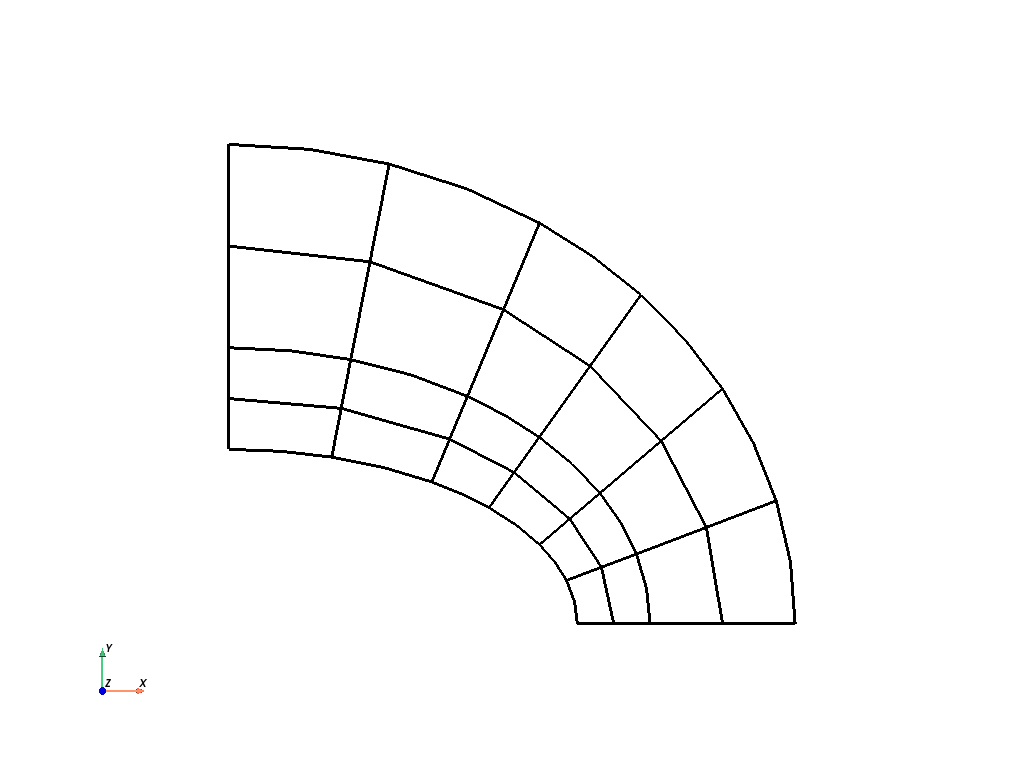

Here is the Python script that generated this plot:
import getfem as gf
import numpy as np
import pyvista as pv

pv.set_plot_theme("document")

mesh = gf.Mesh("empty", 2)
gt = gf.GeoTrans("GT_Q2_INCOMPLETE(2)")
x = [
    2.12968779,
    1.78302097,
    2.0,
    2.41700006,
    1.16499996,
    1.36939037,
    0.0,
    0.0,
    2.83276558,
    3.25,
    1.78299999,
    0.0,
    1.95635438,
    1.93760836,
    2.20849991,
    2.33895946,
    1.26719522,
    0.699454725,
    0.0,
    0.590530932,
    2.48122668,
    2.83349991,
    3.14145494,
    1.57619524,
    1.78156114,
    2.36494803,
    0.920210361,
    0.0,
    1.49321365,
    2.13828373,
    0.644992828,
    2.7402072,
    2.07325459,
    0.809832573,
    1.63738739,
    2.04302096,
    2.04731894,
    2.23862171,
    2.25020337,
    1.86968768,
    1.87159467,
    2.03794599,
    2.17339182,
    2.31274986,
    2.39741039,
    1.98434079,
    2.10424995,
    1.21609759,
    0.956094027,
    0.61776185,
    0.889270782,
    1.31829286,
    1.04687166,
    0.672223806,
    0.322496414,
    0.0,
    0.298612624,
    0.353529572,
    0.0,
    2.65699625,
    2.61071682,
    2.94083118,
    3.01119447,
    2.30545712,
    2.53958321,
    2.78685355,
    3.04174995,
    3.22274947,
    2.62524986,
    1.67959762,
    1.82472491,
    2.21910143,
    2.08827782,
    1.47279274,
    1.58562696,
    1.92740786,
    2.27724075,
    2.61824918,
    1.97093856,
    1.19301391,
    0.754643679,
    1.36630476,
    0.865021467,
    0.404916286,
    0.0,
    0.464885771,
    0.0,
    1.45229125,
    1.70947433,
    1.33727348,
    1.56530046,
    1.79687095,
    1.65181267,
]
y = [
    0.748563945,
    0.453000009,
    0.0,
    0.0,
    0.812830687,
    1.30441773,
    1.58299994,
    1.0,
    1.34800005,
    0.0,
    2.29920578,
    2.75,
    0.600781977,
    0.24782756,
    0.0,
    0.399010003,
    1.05862427,
    1.51526558,
    1.29149997,
    0.955415249,
    1.04828203,
    0.0,
    0.704780996,
    1.80181181,
    1.06977248,
    1.88628185,
    2.63746476,
    2.16650009,
    0.66526556,
    0.323418766,
    1.23534048,
    0.551895499,
    1.47802711,
    2.07636523,
    0.867518961,
    0.674672961,
    0.462100387,
    0.361214399,
    0.577865005,
    0.526890993,
    0.352538496,
    0.285623163,
    0.161709383,
    0.0,
    0.201135173,
    0.124891631,
    0.0,
    0.935727477,
    1.14698243,
    1.09537792,
    0.89571166,
    1.18152106,
    1.42680883,
    1.37530303,
    1.26342022,
    1.14575005,
    0.988790989,
    1.56597483,
    1.43725002,
    1.19814098,
    0.800088763,
    0.628338218,
    1.03466594,
    0.898422956,
    0.475452751,
    0.27594775,
    0.0,
    0.355370194,
    0.0,
    2.05050874,
    1.63991952,
    1.68215442,
    2.10717726,
    1.55311477,
    1.19474387,
    1.27389979,
    1.26315451,
    1.62920785,
    0.91628772,
    1.93908858,
    1.79581547,
    2.49518013,
    2.356915,
    2.12143278,
    1.87475002,
    2.7217207,
    2.45825005,
    0.963071585,
    0.968645692,
    0.743589222,
    0.766392231,
    0.734150469,
    0.563807368,
]
mesh.add_convex(
    gt,
    [
        [x[0], x[35], x[12], x[38], x[36], x[15], x[37], x[29]],
        [y[0], y[35], y[12], y[38], y[36], y[15], y[37], y[29]],
    ],
)
mesh.add_convex(
    gt,
    [
        [x[12], x[39], x[1], x[36], x[40], x[29], x[41], x[13]],
        [y[12], y[39], y[1], y[36], y[40], y[29], y[41], y[13]],
    ],
)
mesh.add_convex(
    gt,
    [
        [x[15], x[37], x[29], x[44], x[42], x[3], x[43], x[14]],
        [y[15], y[37], y[29], y[44], y[42], y[3], y[43], y[14]],
    ],
)
mesh.add_convex(
    gt,
    [
        [x[29], x[41], x[13], x[42], x[45], x[14], x[46], x[2]],
        [y[29], y[41], y[13], y[42], y[45], y[14], y[46], y[2]],
    ],
)
mesh.add_convex(
    gt,
    [
        [x[4], x[47], x[16], x[50], x[48], x[19], x[49], x[30]],
        [y[4], y[47], y[16], y[50], y[48], y[19], y[49], y[30]],
    ],
)
mesh.add_convex(
    gt,
    [
        [x[16], x[51], x[5], x[48], x[52], x[30], x[53], x[17]],
        [y[16], y[51], y[5], y[48], y[52], y[30], y[53], y[17]],
    ],
)
mesh.add_convex(
    gt,
    [
        [x[19], x[49], x[30], x[56], x[54], x[7], x[55], x[18]],
        [y[19], y[49], y[30], y[56], y[54], y[7], y[55], y[18]],
    ],
)
mesh.add_convex(
    gt,
    [
        [x[30], x[53], x[17], x[54], x[57], x[18], x[58], x[6]],
        [y[30], y[53], y[17], y[54], y[57], y[18], y[58], y[6]],
    ],
)
mesh.add_convex(
    gt,
    [
        [x[8], x[59], x[20], x[62], x[60], x[22], x[61], x[31]],
        [y[8], y[59], y[20], y[62], y[60], y[22], y[61], y[31]],
    ],
)
mesh.add_convex(
    gt,
    [
        [x[20], x[63], x[0], x[60], x[38], x[31], x[64], x[15]],
        [y[20], y[63], y[0], y[60], y[38], y[31], y[64], y[15]],
    ],
)
mesh.add_convex(
    gt,
    [
        [x[22], x[61], x[31], x[67], x[65], x[9], x[66], x[21]],
        [y[22], y[61], y[31], y[67], y[65], y[9], y[66], y[21]],
    ],
)
mesh.add_convex(
    gt,
    [
        [x[31], x[64], x[15], x[65], x[44], x[21], x[68], x[3]],
        [y[31], y[64], y[15], y[65], y[44], y[21], y[68], y[3]],
    ],
)
mesh.add_convex(
    gt,
    [
        [x[10], x[69], x[23], x[72], x[70], x[25], x[71], x[32]],
        [y[10], y[69], y[23], y[72], y[70], y[25], y[71], y[32]],
    ],
)
mesh.add_convex(
    gt,
    [
        [x[23], x[73], x[5], x[70], x[74], x[32], x[75], x[24]],
        [y[23], y[73], y[5], y[70], y[74], y[32], y[75], y[24]],
    ],
)
mesh.add_convex(
    gt,
    [
        [x[25], x[71], x[32], x[77], x[76], x[8], x[59], x[20]],
        [y[25], y[71], y[32], y[77], y[76], y[8], y[59], y[20]],
    ],
)
mesh.add_convex(
    gt,
    [
        [x[32], x[75], x[24], x[76], x[78], x[20], x[63], x[0]],
        [y[32], y[75], y[24], y[76], y[78], y[20], y[63], y[0]],
    ],
)
mesh.add_convex(
    gt,
    [
        [x[5], x[73], x[23], x[52], x[79], x[17], x[80], x[33]],
        [y[5], y[73], y[23], y[52], y[79], y[17], y[80], y[33]],
    ],
)
mesh.add_convex(
    gt,
    [
        [x[23], x[69], x[10], x[79], x[81], x[33], x[82], x[26]],
        [y[23], y[69], y[10], y[79], y[81], y[33], y[82], y[26]],
    ],
)
mesh.add_convex(
    gt,
    [
        [x[17], x[80], x[33], x[57], x[83], x[6], x[84], x[27]],
        [y[17], y[80], y[33], y[57], y[83], y[6], y[84], y[27]],
    ],
)
mesh.add_convex(
    gt,
    [
        [x[33], x[82], x[26], x[83], x[85], x[27], x[86], x[11]],
        [y[33], y[82], y[26], y[83], y[85], y[27], y[86], y[11]],
    ],
)
mesh.add_convex(
    gt,
    [
        [x[5], x[51], x[16], x[74], x[87], x[24], x[88], x[34]],
        [y[5], y[51], y[16], y[74], y[87], y[24], y[88], y[34]],
    ],
)
mesh.add_convex(
    gt,
    [
        [x[16], x[47], x[4], x[87], x[89], x[34], x[90], x[28]],
        [y[16], y[47], y[4], y[87], y[89], y[34], y[90], y[28]],
    ],
)
mesh.add_convex(
    gt,
    [
        [x[24], x[88], x[34], x[78], x[91], x[0], x[35], x[12]],
        [y[24], y[88], y[34], y[78], y[91], y[0], y[35], y[12]],
    ],
)
mesh.add_convex(
    gt,
    [
        [x[34], x[90], x[28], x[91], x[92], x[12], x[39], x[1]],
        [y[34], y[90], y[28], y[91], y[92], y[12], y[39], y[1]],
    ],
)
mesh.save("fine-quadrilateron-2d.msh")
mesh.export_to_vtk("fine-quadrilateron-2d.vtk", "ascii")

mesh = pv.read("fine-quadrilateron-2d.vtk")

plotter = pv.Plotter()
plotter.add_mesh(mesh)
plotter.add_mesh(
    mesh.separate_cells().extract_feature_edges(),
    show_edges=True,
    line_width=3,
    color="black",
)
plotter.show(cpos="xy", screenshot="fine-quadrilateron-2d.png")
